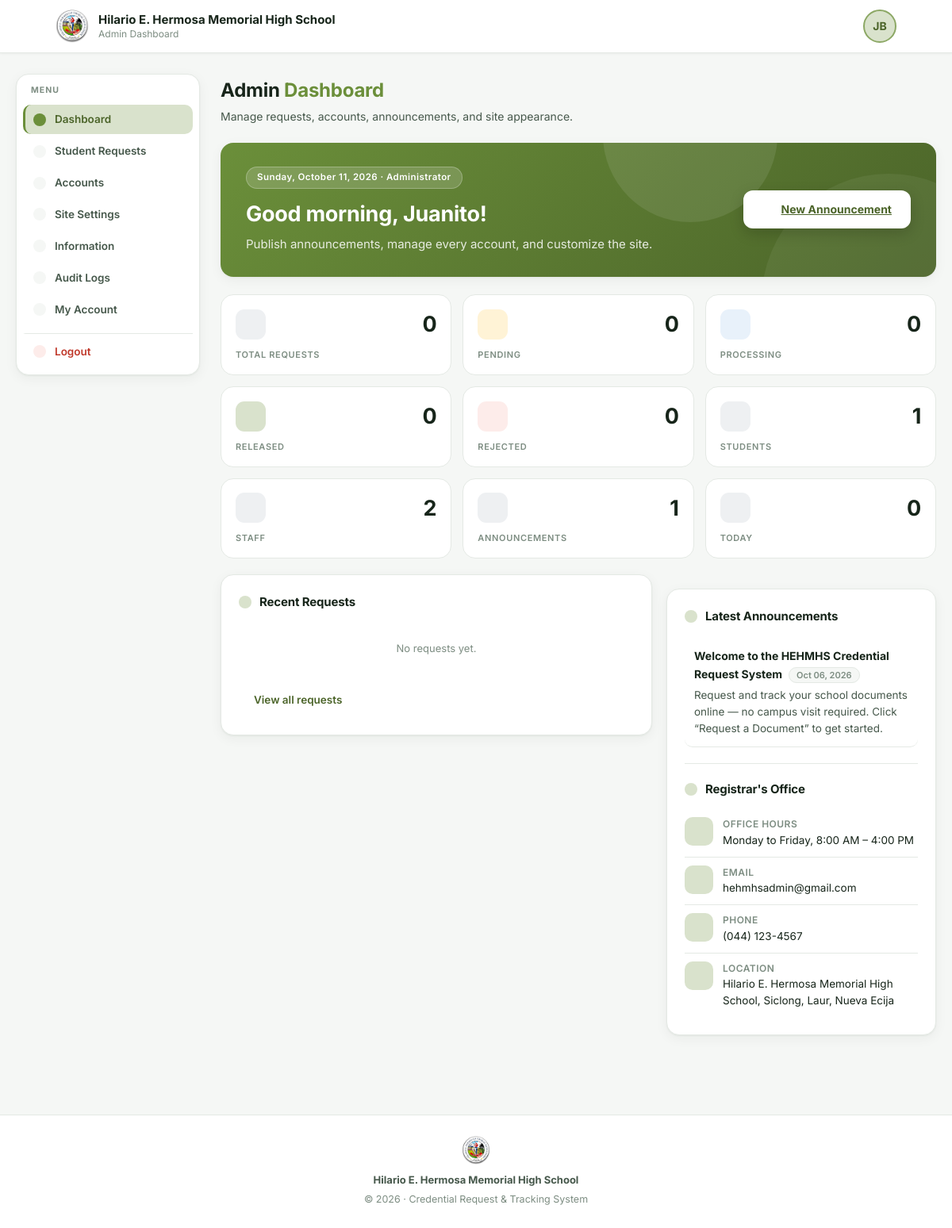
/admin/adminDashboard.php (signed in), run on the app's committed database.
### tables this page shows
CREATE TABLE `users` (
  `id` int NOT NULL AUTO_INCREMENT,
  `role_id` int NOT NULL,
  `first_name` varchar(100) DEFAULT NULL,
  `last_name` varchar(100) DEFAULT NULL,
  `status` varchar(20) NOT NULL DEFAULT 'active' COMMENT 'active | archived',
  `email` varchar(150) DEFAULT NULL,
  `contact` varchar(20) DEFAULT NULL,
  `password` varchar(255) DEFAULT NULL COMMENT 'bcrypt hash (password_hash)',
  `profile_photo` varchar(255) DEFAULT NULL COMMENT 'uploads/profile_photos/…',
  `created_at` timestamp NOT NULL DEFAULT CURRENT_TIMESTAMP,
  `updated_at` timestamp NOT NULL DEFAULT CURRENT_TIMESTAMP ON UPDATE CURRENT_TIMESTAMP,
  `failed_login_count` int NOT NULL DEFAULT '0' COMMENT 'Consecutive wrong passwords; reset on success',
  `lockout_count` int NOT NULL DEFAULT '0' COMMENT 'How many times locked (escalates duration); reset on success',
  `locked_until` datetime DEFAULT NULL COMMENT 'Active lock expiry; NULL = not locked',
  PRIMARY KEY (`id`),
  UNIQUE KEY `uq_student_email` (`email`),
  KEY `idx_student_status` (`status`),
  KEY `fk_users_role` (`role_id`),
  CONSTRAINT `fk_users_role` FOREIGN KEY (`role_id`) REFERENCES `roles` (`role_id`) ON UPDATE CASCADE
);

CREATE TABLE `announcements` (
  `id` int NOT NULL AUTO_INCREMENT,
  `title` varchar(150) NOT NULL,
  `message` text NOT NULL,
  `is_active` tinyint(1) NOT NULL DEFAULT '1' COMMENT '1 = shown on dashboards',
  `created_by` int DEFAULT NULL COMMENT 'FK → students.id (author)',
  `created_at` datetime NOT NULL DEFAULT CURRENT_TIMESTAMP,
  PRIMARY KEY (`id`),
  KEY `idx_ann_active` (`is_active`),
  KEY `idx_ann_author` (`created_by`),
  CONSTRAINT `fk_announcement_author` FOREIGN KEY (`created_by`) REFERENCES `users` (`id`) ON DELETE SET NULL ON UPDATE CASCADE
);

### admin/adminDashboard.php (the view, shortened to what the rows shown need)
<?php
include(__DIR__ . "/../database/db.php");
$user_id = (int)$_SESSION['user_id'];
$s = $conn->prepare("SELECT * FROM users WHERE id = ?");
$s->bind_param("i", $user_id);
$s->execute();
$me = $s->get_result()->fetch_assoc();
$myPhoto       = !empty($me['profile_photo'])
    ? '../phpLogics/download_profile.php?user_id=' . (int)$_SESSION['user_id']
    : null;
$myInitials    = strtoupper(substr($me['first_name'] ?? 'A', 0, 1) . substr($me['last_name'] ?? '', 0, 1));
$activeView    = $_GET['view'] ?? 'overview';
$hourNow  = (int)date('G');
$greeting = $hourNow < 12 ? 'Good morning' : ($hourNow < 17 ? 'Good afternoon' : 'Good evening');
$statStudents  = $conn->query("SELECT COUNT(*) FROM users u JOIN roles r ON r.role_id = u.role_id WHERE LOWER(r.role_name)='student' AND LOWER(u.status)!='archived'")->fetch_row()[0];
$statStaff     = $conn->query("SELECT COUNT(*) FROM users u JOIN roles r ON r.role_id = u.role_id WHERE LOWER(r.role_name) IN ('registrar','admin') AND LOWER(u.status)!='archived'")->fetch_row()[0];
$statAnn       = $conn->query("SELECT COUNT(*) FROM announcements WHERE is_active=1")->fetch_row()[0];
$today = date('Y-m-d');
function countWhere($conn, $where, $types = '', $params = [])
{
    $n  = 0;
    $st = $conn->prepare("SELECT COUNT(*) FROM document_requests WHERE $where");
    if ($types) $st->bind_param($types, ...$params);
    $st->execute();
    $st->bind_result($n);
    return $n;
}
$cntPending    = countWhere($conn, "status = 'Pending'");
$cntProcessing = countWhere($conn, "status = 'Processing'");
$cntReleased   = countWhere($conn, "status = 'Released'");
$cntToday      = countWhere($conn, "DATE(date_requested) = ?", "s", [$today]);
$cntRejected   = countWhere($conn, "status = 'Cancelled' AND cancelled_by = 'registrar'");
$cntTotal      = countWhere($conn, "1=1");
$announcements = $conn->query(
    "SELECT a.id, a.title, a.message, a.is_active, a.created_at,
            CONCAT(s.first_name,' ',s.last_name) AS author
     FROM announcements a
     LEFT JOIN users s ON a.created_by = s.id
     ORDER BY a.created_at DESC"
)->fetch_all(MYSQLI_ASSOC);
?>
<!DOCTYPE html>
<html lang="en">
<head>
    <link rel="stylesheet" href="../student/portal.css?v=2">
    <link rel="stylesheet" href="../registrar/registrarCSS.css?v=9">
    <link rel="stylesheet" href="admin.css?v=3">
    <link rel="stylesheet" href="../assets/fonts/inter.css">
</head>
<body>
    <header class="topbar">
        <div class="topbar-inner">
            <div class="topbar-actions">
                <div class="header-avatar-wrapper">
                    <div class="header-avatar" onclick="toggleProfileMenu(event)" title="Account menu">
                        <?php if ($myPhoto): ?>
                            <img src="<?php echo $myPhoto; ?>" alt="avatar">
                        <?php else: ?>
                            <?php echo $myInitials; ?>
                        <?php endif; ?>
                    </div>
                </div>
            </div>
        </div>
    </header>
    <div class="shell">
        <main class="page">
            <div id="view-overview" style="display:<?php echo $activeView === 'overview' ? 'block' : 'none'; ?>;">
                <div class="view-head">
                    <h1>Admin <span>Dashboard</span></h1>
                </div>
                <div class="home-hero">
                    <div class="hero-text">
                        <span class="hero-date"><?php echo date('l, F j, Y'); ?> · Administrator</span>
                        <h1><?php echo $greeting; ?>, <?php echo htmlspecialchars($me['first_name'] ?? 'Admin'); ?>!</h1>
                        <p>Publish announcements, manage every account, and customize the site.</p>
                    </div>
                </div>
                <div class="stat-grid">
                    <div class="stat-tile card-click st-total" data-goto="" data-view="requests" title="All requests">
                        <div class="st-row"><span class="st-icon"><?php echo icon('clipboard', 17); ?></span><h2><?php echo $cntTotal; ?></h2></div>
                    </div>
                    <div class="stat-tile card-click st-pending" data-goto="Pending" data-view="requests" title="Show pending requests">
                        <div class="st-row"><span class="st-icon"><?php echo icon('hourglass', 17); ?></span><h2><?php echo $cntPending; ?></h2></div>
                    </div>
                    <div class="stat-tile card-click st-processing" data-goto="Processing" data-view="requests" title="Show processing requests">
                        <div class="st-row"><span class="st-icon"><?php echo icon('loader', 17); ?></span><h2><?php echo $cntProcessing; ?></h2></div>
                    </div>
                    <div class="stat-tile card-click st-released" data-goto="Released" data-view="history" title="Show released requests">
                        <div class="st-row"><span class="st-icon"><?php echo icon('check-circle', 17); ?></span><h2><?php echo $cntReleased; ?></h2></div>
                    </div>
                    <div class="stat-tile card-click st-rejected" data-goto="Rejected" data-view="history" title="Show rejected requests">
                        <div class="st-row"><span class="st-icon"><?php echo icon('ban', 17); ?></span><h2><?php echo $cntRejected; ?></h2></div>
                    </div>
                    <div class="stat-tile st-total" title="Active student accounts" onclick="showView('accounts')" style="cursor:pointer;">
                        <div class="st-row"><span class="st-icon"><?php echo icon('graduation', 17); ?></span><h2><?php echo $statStudents; ?></h2></div>
                    </div>
                    <div class="stat-tile st-total" title="Registrar + Admin accounts" onclick="showView('accounts')" style="cursor:pointer;">
                        <div class="st-row"><span class="st-icon"><?php echo icon('briefcase', 17); ?></span><h2><?php echo $statStaff; ?></h2></div>
                    </div>
                    <div class="stat-tile st-total" title="Active announcements" onclick="showView('information')" style="cursor:pointer;">
                        <div class="st-row"><span class="st-icon"><?php echo icon('megaphone', 17); ?></span><h2><?php echo $statAnn; ?></h2></div>
                    </div>
                    <div class="stat-tile st-total" title="Requests submitted today">
                        <div class="st-row"><span class="st-icon"><?php echo icon('calendar', 17); ?></span><h2><?php echo $cntToday; ?></h2></div>
                    </div>
                </div>
                <div class="home-grid">
                    <div class="card">
                        <?php if (empty($announcements)): ?>
                            <p class="card-sub">No announcements yet — create one under Information.</p>
                        <?php else: foreach (array_slice($announcements, 0, 4) as $a): ?>
                            <div class="announce-item">
                                <div><span class="a-title"><?php echo htmlspecialchars($a['title']); ?></span><span class="a-date"><?php echo date('M d, Y', strtotime($a['created_at'])); ?></span></div>
                                <div class="a-body"><?php echo htmlspecialchars($a['message']); ?></div>
                            </div>
                        <?php endforeach; endif; ?>
                    </div>
                </div>
            </div>
        </main>
    </div>
</body>
</html>

### data on the page
users: myInitials "JB", first_name "Juanito"
announcements: title "Welcome to the HEHMHS Credential Request System", created_at "Oct 06, 2026", message "Request and track your school documents online — no campus visit required. Click “Request a Document” to get started."

### other printed values
$cntTotal "0"
$cntPending "0"
$cntProcessing "0"
$cntReleased "0"
$cntRejected "0"
$statStudents "1"
$statStaff "2"
$statAnn "1"
$cntToday "0"
site_setting('office_hours', 'Monday to Friday, 8:00 AM – 4:00 PM') "Monday to Friday, 8:00 AM – 4:00 PM"
site_setting('contact_email', 'hehmhsadmin@gmail.com') "hehmhsadmin@gmail.com"
site_setting('contact_phone', '(044) 123-4567') "(044) 123-4567"
site_setting('contact_location', 'Siclong, Laur, Nueva Ecija') "Hilario E. Hermosa Memorial High School, Siclong, Laur, Nueva Ecija"
